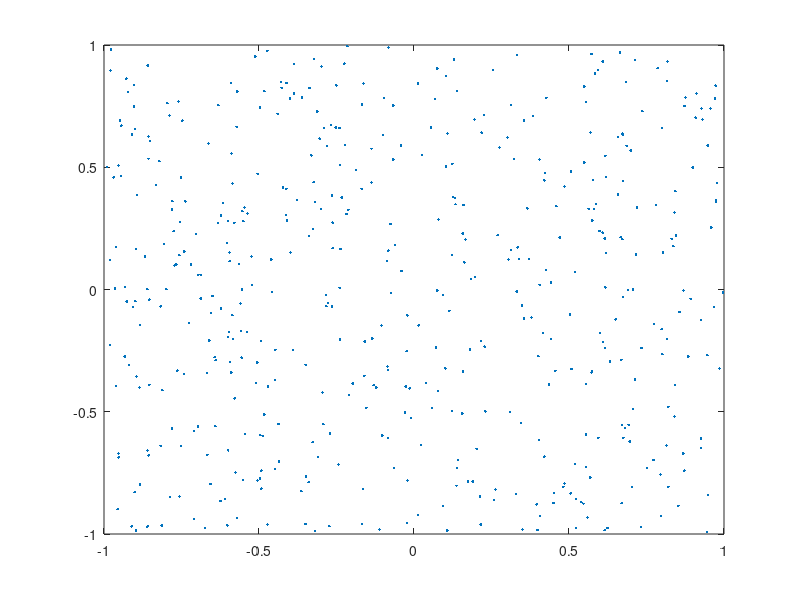
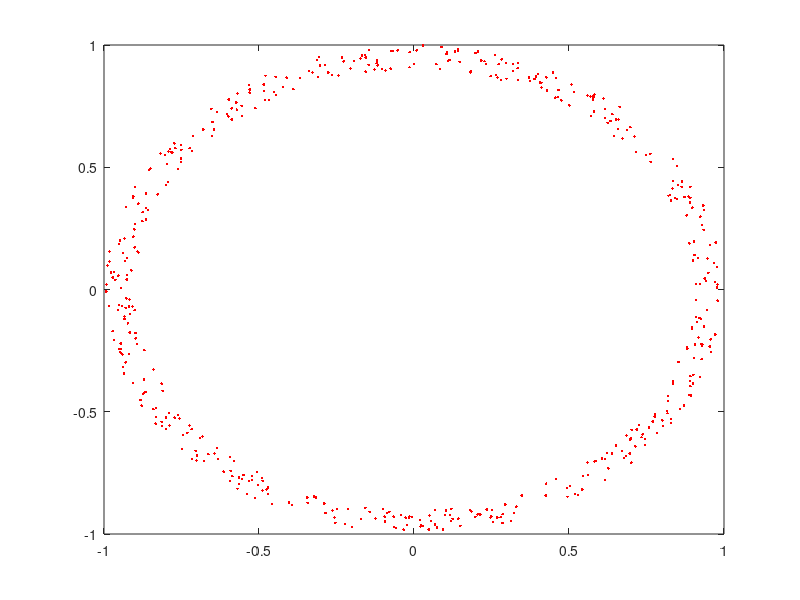

These charts were generated, in order, by the following MATLAB code: (Note: this script raises an error after producing the figures.)
% Script for running Self Organizing Map
x_u = rand(500,1)*2-1; y_u = rand(500,1)*2-1;
x_u

clc
[x_t, y_t] = pol2cart(rand(500,1)*2*pi, ...
rand(500,1)/10+.9);
plot(x_u,y_u,'.')
figure
plot(x_t,y_t,'r.')

net1 = selforgmap([10 10]);
net = selforgmap([100 1]);

net = train(net,[x_u y_u]')
net1 = train(net1,[x_u y_u]')

toresnet = selforgmap([100 1]);
toresnet1 = selforgmap([10 10]);

toresnet = train(toresnet,[x_t y_t]')
toresnet1 = train(toresnet1,[x_t y_t]')

figure;
plotsom(net.layers{1}.positions);
figure;
plotsom(net1.layers{1}.positions);
figure;
plotsom(toresnet.layers{1}.positions);
figure;
plotsom(toresnet1.layers{1}.positions);
figure;
plotsom(net.iw{1, 1}, net.layers{1}.distances);
figure;
plotsom(net1.iw{1, 1}, net1.layers{1}.distances);
figure;
plotsom(toresnet.iw{1, 1}, toresnet.layers{1}.distances);
figure;
plotsom(toresnet1.iw{1, 1}, toresnet1.layers{1}.distances);